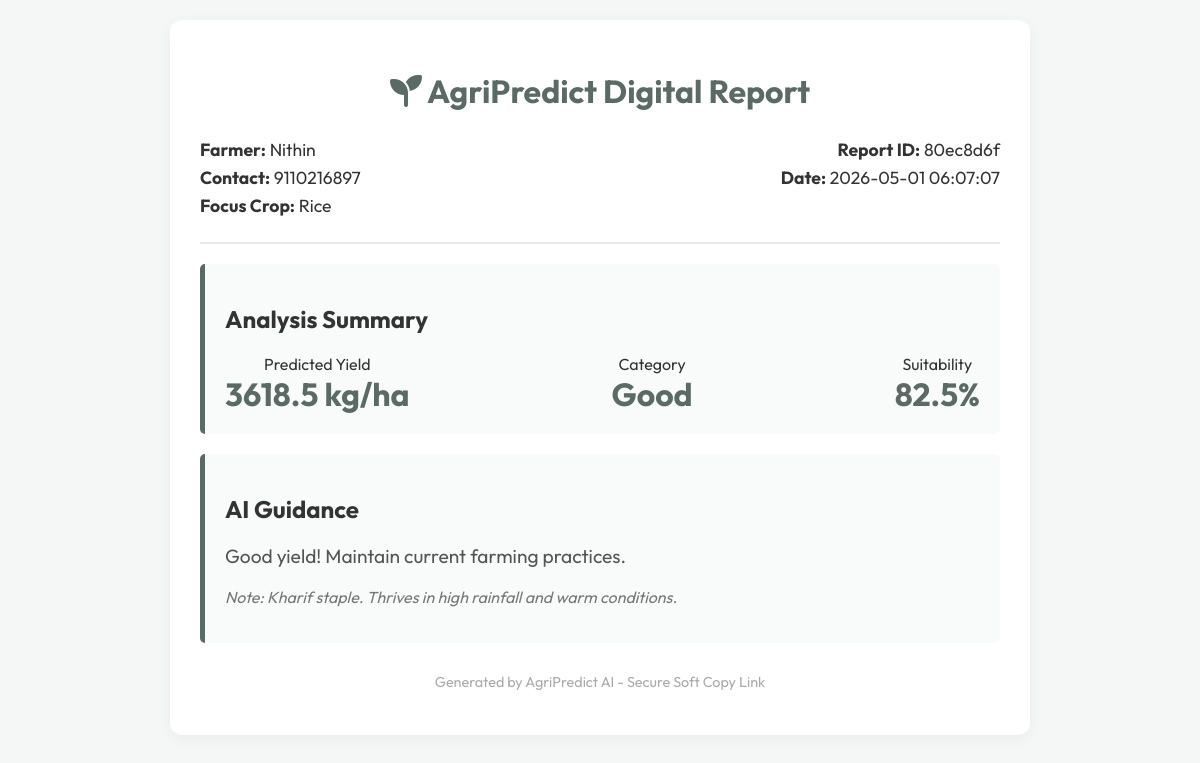
Screenshot of /report/80ec8d6f-e922-4160-9383-c31e73803390 with the database file from the repository.
### tables this page shows
CREATE TABLE reports 
                 (id TEXT PRIMARY KEY, farmer_name TEXT, contact TEXT, data TEXT, created_at TIMESTAMP DEFAULT CURRENT_TIMESTAMP);

### web_app.py (the view)
@app.route("/report/<report_id>")
def view_report(report_id):
    conn = sqlite3.connect(DB_PATH)
    c = conn.cursor()
    c.execute("SELECT farmer_name, contact, data, created_at FROM reports WHERE id=?", (report_id,))
    row = c.fetchone()
    conn.close()
    if not row:
        return "Report not found", 404
    farmer_name, contact, data_str, created_at = row
    report_data = json.loads(data_str)
    return render_template("report_view.html",
                           report_id=report_id,
                           farmer_name=farmer_name,
                           contact=contact,
                           data=report_data,
                           created_at=created_at)

### templates/report_view.html (shortened to what this page needs)
<!DOCTYPE html>
<html lang="en">
<head>
    <link rel="stylesheet" href="https://cdnjs.cloudflare.com/ajax/libs/font-awesome/6.4.0/css/all.min.css">
</head>
<body>
    <div class="container">
        <h1><i class="fa-solid fa-seedling"></i> AgriPredict Digital Report</h1>
        <div class="header">
            <div class="info">
                <p><strong>Farmer:</strong> {{ farmer_name }}</p>
                <p><strong>Contact:</strong> {{ contact }}</p>
                <p><strong>Focus Crop:</strong> {{ data.focus_crop }}</p>
            </div>
            <div class="info" style="text-align: right;">
                <p><strong>Report ID:</strong> {{ report_id[:8] }}</p>
                <p><strong>Date:</strong> {{ created_at }}</p>
            </div>
        </div>
        <div class="result-box">
            <h2>Analysis Summary</h2>
            <div class="kpi">
                <div class="kpi-item">
                    <div>Predicted Yield</div>
                    <div class="kpi-value">{{ data.base_yield }} kg/ha</div>
                </div>
                <div class="kpi-item">
                    <div>Category</div>
                    <div class="kpi-value">{{ data.category }}</div>
                </div>
                <div class="kpi-item">
                    <div>Suitability</div>
                    <div class="kpi-value">{{ data.focus_suitability }}%</div>
                </div>
            </div>
        </div>
        <div class="result-box">
            <h2>AI Guidance</h2>
            <p class="advice">{{ data.advice }}</p>
            {% if data.focus_note %}
            <p style="font-style: italic; color: #777;">Note: {{ data.focus_note }}</p>
            {% endif %}
        </div>
        <div class="footer">
            <p>Generated by AgriPredict AI - Secure Soft Copy Link</p>
        </div>
    </div>
</body>
</html>

### templates/report_view.html (style rules this page uses)
body { font-family: 'Outfit', sans-serif; background: #f4f7f6; color: #333; margin: 0; padding: 20px; }
.container { max-width: 800px; margin: 0 auto; background: #fff; padding: 30px; border-radius: 12px; box-shadow: 0 4px 15px rgba(0,0,0,0.05); }
h1 { color: #5a6a65; text-align: center; }
.header { display: flex; justify-content: space-between; border-bottom: 2px solid #eaeaea; padding-bottom: 20px; margin-bottom: 20px; }
.info p { margin: 5px 0; font-size: 1.1rem; }
.result-box { background: #f9fbfb; padding: 20px; border-left: 5px solid #5a6a65; margin-bottom: 20px; border-radius: 5px; }
.kpi { display: flex; justify-content: space-between; }
.kpi-item { text-align: center; }
.kpi-value { font-size: 2rem; font-weight: bold; color: #5a6a65; }
.advice { font-size: 1.2rem; color: #555; }
.footer { text-align: center; font-size: 0.9rem; color: #aaa; margin-top: 30px; }

### rows the page displays
reports: farmer_name "Nithin", contact "9110216897", created_at "2026-05-01 06:07:07"

### other values shown
{{ data.focus_crop }} "Rice"
{{ report_id[:8] }} "80ec8d6f"
{{ data.base_yield }} "3618.5"
{{ data.category }} "Good"
{{ data.focus_suitability }} "82.5"
{{ data.advice }} "Good yield! Maintain current farming practices."
{{ data.focus_note }} "Kharif staple. Thrives in high rainfall and warm conditions."
